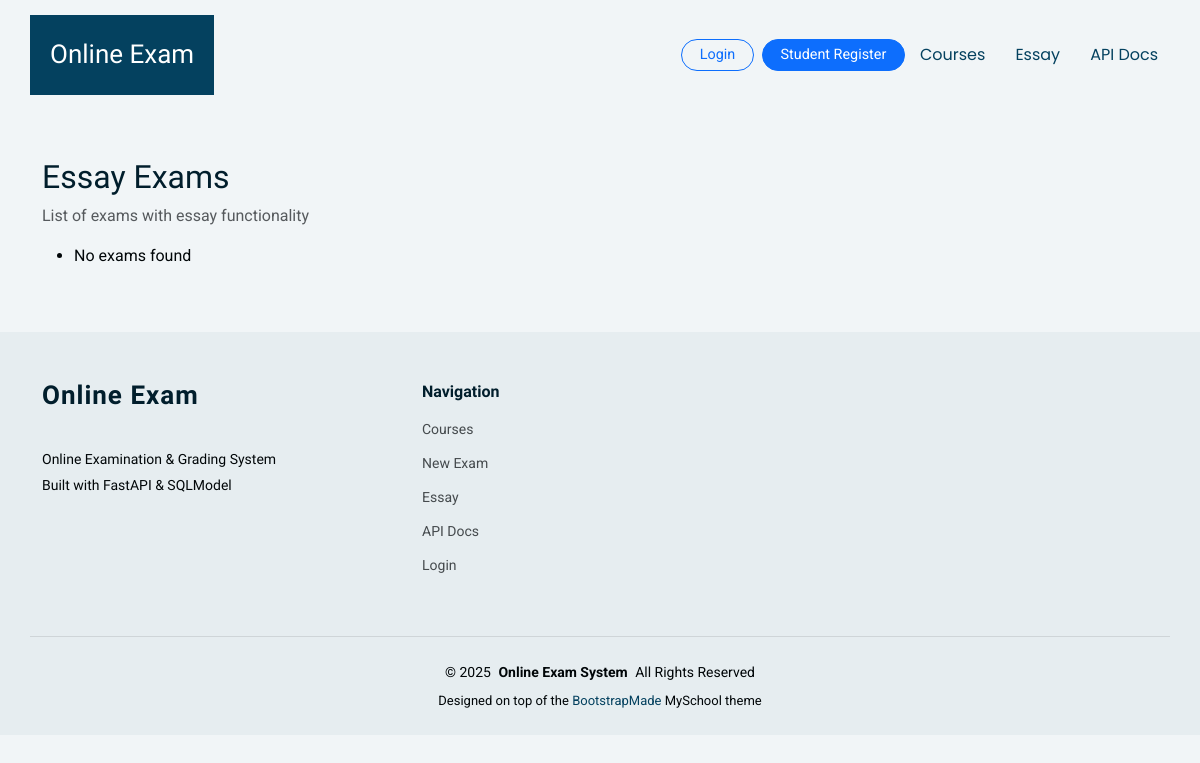
Page /essay on the earlier database version.
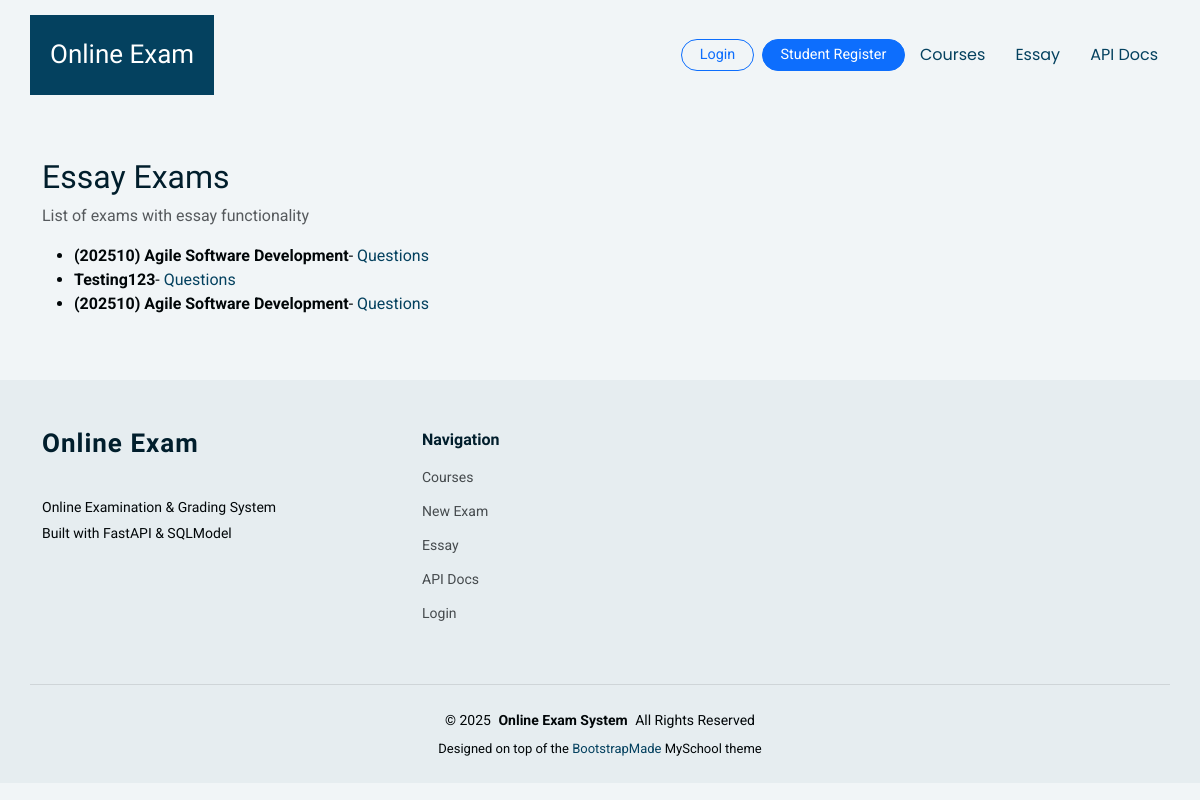
Same page on the later database version.
### app/models.py (models this page shows)
class Exam(SQLModel, table=True):
    id: Optional[int] = Field(default=None, primary_key=True)
    title: str
    subject: str
    duration_minutes: int
    start_time: Optional[datetime] = None
    end_time: Optional[datetime] = None
    course_id: Optional[int] = Field(default=None, foreign_key="course.id")
    instructions: Optional[str] = None
    status: str = Field(default="draft")
    created_at: datetime = Field(default_factory=datetime.utcnow)
    updated_at: datetime = Field(default_factory=datetime.utcnow)

### app/routers/essay_ui.py (the view)
@router.get("/essay")
def essay_index(
    request: Request,
    session: Session = Depends(get_session),
    current_user: User | None = Depends(get_current_user),
):
    exams = session.exec(select(Exam)).all()
    exams_meta = []
    for ex in exams:
        has_q = (
            session.exec(select(ExamQuestion).where(ExamQuestion.exam_id == ex.id)).first()
            is not None
        )
        exams_meta.append({"exam": ex, "has_questions": has_q})
    return templates.TemplateResponse(
        "essay/index.html",
        {"request": request, "exams_meta": exams_meta, "current_user": current_user},
    )

### app/templates/essay/index.html (shortened to what this page needs)
{% extends "base.html" %}
{% block content %}
<div class="container py-5">
  <h2>Essay Exams</h2>
  <p class="text-muted">List of exams with essay functionality</p>
  <ul>
    {% for item in exams_meta %}
      {% set exam = item.exam %}
      {% set has_questions = item.has_questions %}
      <li>
        <strong>{{ exam.title }}</strong>
        {%- if not current_user or current_user.role != 'student' -%}
          - <a href="/essay/{{ exam.id }}/questions">Questions</a>
        {%- endif -%}
      </li>
    {% else %}
      <li>No exams found</li>
    {% endfor %}
  </ul>
</div>
{% endblock %}

### app/templates/base.html (shortened to what this page needs)
<!DOCTYPE html>
<html lang="en">
<head>
  <link href="/static/myschool/assets/vendor/bootstrap/css/bootstrap.min.css" rel="stylesheet">
  <link href="/static/myschool/assets/vendor/bootstrap-icons/bootstrap-icons.css" rel="stylesheet">
  <link href="/static/myschool/assets/vendor/aos/aos.css" rel="stylesheet">
  <link href="/static/myschool/assets/vendor/swiper/swiper-bundle.min.css" rel="stylesheet">
  <link href="/static/myschool/assets/vendor/glightbox/css/glightbox.min.css" rel="stylesheet">
  <link href="/static/myschool/assets/css/main.css" rel="stylesheet">
</head>
<body class="index-page">
  <header id="header" class="header d-flex align-items-center sticky-top">
    <div
      class="header-container container-fluid container-xl position-relative d-flex align-items-center justify-content-end">
      <a href="/" class="logo d-flex align-items-center me-auto">
        <h1 class="sitename">Online Exam</h1>
      </a>
      <nav id="navmenu" class="navmenu">
        <ul>
          {% if current_user and (current_user.role == "lecturer" or current_user.role == "admin") %}
          <li><a href="/courses/">Courses</a></li>
          <li><a href="/exams/new">New Exam</a></li>
          <li><a href="/essay">Essay</a></li>
          <li class="nav-item dropdown">
            <a class="nav-link dropdown-toggle" href="#" id="mcqDropdown" role="button" data-bs-toggle="dropdown" aria-expanded="false">
              MCQ
            </a>
            <ul class="dropdown-menu" aria-labelledby="mcqDropdown">
              <li><a class="dropdown-item" href="/exams/mcq/menu">MCQ Questions (CRUD)</a></li>
              <li><a class="dropdown-item" href="#" onclick="alert('Automatic MCQ grading is performed when students submit or time expires. Scores are stored automatically.'); return false;">Automatic MCQ Grading</a></li>
            </ul>
          </li>
          <li><a href="/docs">API Docs</a></li>
          {% else %}
          {% if current_user and current_user.role == 'student' %}
          <li><a href="/courses/student">My Courses</a></li>
          {% else %}
          <li><a href="/courses/">Courses</a></li>
          {% endif %}
          <li><a href="/essay">Essay</a></li>
          <li><a href="/docs">API Docs</a></li>
          {% endif %}
        </ul>
      </nav>
      <div class="d-flex align-items-center gap-2 ms-3 header-user-dropdown">
        {% if current_user %}
          <div class="dropdown">
            <button class="btn btn-outline-primary btn-sm header-auth-btn dropdown-toggle" type="button" id="userMenu"
              data-bs-toggle="dropdown" aria-expanded="false">
              {{ current_user.name }} ({{ current_user.role|capitalize }})
            </button>
            <ul class="dropdown-menu dropdown-menu-end" aria-labelledby="userMenu">
              {% if current_user.role == "student" %}
              <li><a class="dropdown-item" href="/courses/student">My Courses</a></li>
              {% elif current_user.role == "lecturer" or current_user.role == "admin" %}
              <li><a class="dropdown-item" href="/courses/">My Courses</a></li>
              {% endif %}
              {% if current_user.role == "admin" %}
              <li><a class="dropdown-item" href="/admin/users">User Management</a></li>
              {% endif %}
              <li>
                <hr class="dropdown-divider">
              </li>
              <li><a class="dropdown-item" href="/auth/logout">Logout</a></li>
            </ul>
          </div>
        {% else %}
          <a href="/auth/login" class="btn btn-outline-primary btn-sm header-auth-btn">Login</a>
          <a href="/auth/register-student" class="btn btn-primary btn-sm header-auth-btn">Student Register</a>
        {% endif %}
      </div>
    </div>
  </header>
  <main class="main">
    {% block content %}{% endblock %}
  </main>
  <footer id="footer" class="footer position-relative light-background">
    <div class="container footer-top">
      <div class="row gy-4">
        <div class="col-lg-4 col-md-6 footer-about">
          <a href="/courses/" class="logo d-flex align-items-center">
            <span class="sitename">Online Exam</span>
          </a>
          <div class="footer-contact pt-3">
            <p>Online Examination &amp; Grading System</p>
            <p>Built with FastAPI &amp; SQLModel</p>
          </div>
        </div>
        <div class="col-lg-2 col-md-3 footer-links">
          <h4>Navigation</h4>
          <ul>
            <li><a href="/courses/">Courses</a></li>
            <li><a href="/exams/new">New Exam</a></li>
            <li><a href="/essay">Essay</a></li>
            <li><a href="/docs">API Docs</a></li>
            <li><a href="/auth/login">Login</a></li>
          </ul>
        </div>
      </div>
    </div>
    <div class="container copyright text-center mt-4">
      <p>&copy; <span>2025</span> <strong class="px-1 sitename">Online Exam System</strong> <span>All Rights
          Reserved</span></p>
      <div class="credits">
        Designed on top of the <a href="https://bootstrapmade.com/">BootstrapMade</a> MySchool theme
      </div>
    </div>
  </footer>
</body>
</html>

### app/templates/base.html (style rules this page uses)
.header-user-dropdown .dropdown-toggle, .header-auth-btn { border-radius: 999px; padding-inline: 1.1rem; font-size: 0.9rem; }

Differences in the rows shown:
added Exam: title "(202510) Agile Software Development"
added Exam: title "Testing123"
added Exam: title "(202510) Agile Software Development"
Other differences:
new list line: "- Questions"
text no longer shown: "No exams found"
